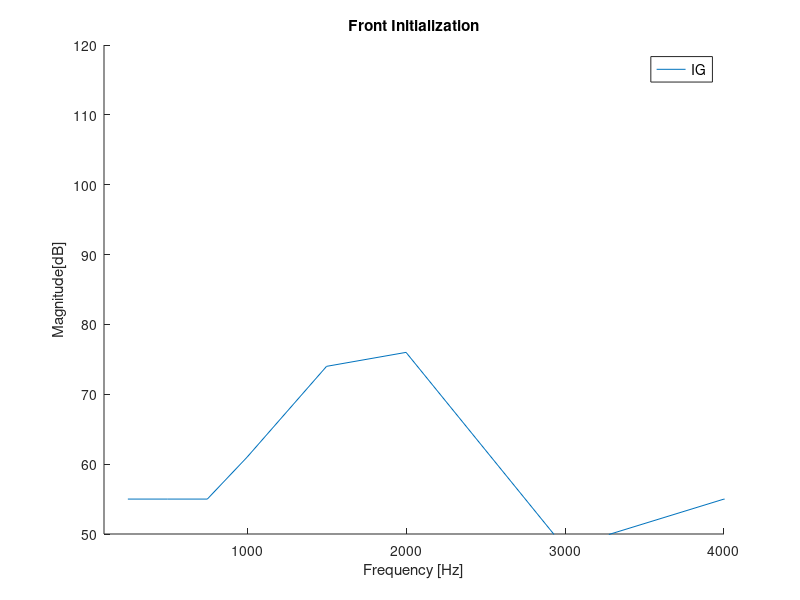

MATLAB code for this plot: (Note: this script raises an error after producing the figure.)
close all;
clear;
clc;

mirror = -1; % set to -1 if gain curve is desired instead of attenuation curve
plot_calibrated_response = 1; % set to 1 if calibrations should be taken into account
sub_name = '\DFSout\';
production_calibration = 0; % output cal offset, just copy the number here


%% System cal in Dooku1 BerlinRIE NP
%
%cal = [-3	-3 2 6 6 8 8 9 9 10 10 13 19 17 13 7 7]; %nP before Dooku .14
%cal = [-3	-3 2 6 6 8 6 7 7 8 6 11 20 20 18 12 7];

%Dooku1 Berlin RIE HP
%cal = [2 2 6 6 6 6 5 2 3 4 8 11 16 16 10 7 7];

% No system cal at all
%cal = [0	0 0 0 0 0 0 0 0 0 0 0 0 0 0 0 0];

%% System cal in Dooku1 BerlinRIE LP
%cal = [7 7 11 12 13 13 12 13 13 13 14 16 19 17 14 8 8];


%% System cal in Dooku1 BerlinRIE UP
%cal = [-7	-7 -3 -3 -3 -3 -6 -10 -10 -4 4 11 14 8 6  2 2] %before D14
%cal = [-8	-7 -1 -2 -3 -4 -8 -9 -14 -10 2 14 10 7 11  5 5] %.19
% cal = [-6 -5 -1 -2 -2 -3 -6 -10 -10 -6 4 11 14 8 7 2 2]; %PA3 final
cal = [-10	-7	-3	-4	-3	-5	-6	-11	-10	-6	4	9	14	7	5	1	1]; % CAM13 UP

cal = cal + production_calibration;
fre = [0 168 340 518 706 908 1131 1383 1674 2019 2442 2981 3693 4672 6059 7997 10417]; % High bandwitdth frequencies
frq_FOG=[250, 500, 750, 1000, 1500, 2000, 3000, 4000, 6000,8000]; %Dooku

%FOG=[51, 51, 51, 51, 51, 48, 48, 48, 48, 48];  %Luxor NP
%FOG=[50, 50, 50, 50, 54, 56, 53, 42, 42, 42]; %HP
%FOG=[43, 43, 43, 42, 43, 43, 42, 41, 41, 41]; %LP
%FOG=[55, 55, 55, 57, 76, 79, 48, 54, 49, 46]; %UP 19.0 earlier
% FOG=[55, 55, 55, 68, 74, 76, 48, 57, 49, 40]; %UP PA3 final
FOG=[55	55	55	61	74	76	48	55	48	40]; % CAM13 UP

color_array = {'-b','-r','-c','-m','-g','-y','-k','--b','--r','--c','--m','--g','--y','--k'};
%% plot more OMNI curves together
currentFolder = pwd;
currentFolder = strcat(currentFolder,'\');
string_path = strcat(currentFolder,sub_name);
D = dir([string_path, '\*.m']);
N = length(D(not([D.isdir])));
legend_labels_front = cell(N,1);
legend_labels_rear = cell(N,1);

%--- plot all logfiles in an overlay ---%
figfront = figure('Name','LuxorRHI','units','normalized','outerposition',[0 0.2 1/3 2/3]); % front
figrear = figure('Name','LuxorRHI','units','normalized','outerposition',[1/3 0.2 1/3 2/3]); % rear

h_front = zeros(N+1,1);
h_rear = zeros(N+1,1);

dont_come_here_again = 1;
checking_dual = 0;
checking_omni = 0;
mismatch = 0;

for R = 1:1:N 
  logPath = strcat(currentFolder,sub_name);
  logFile = D(R).name;

  if R > 1
     clear DFSinit 
  end

  run([logPath,logFile]);                                                            
  fs = DFSInit.Samplerate;
  [H_front,f] = freqz(DFSInit.init_resp_front,1,fs,fs);

  if (strcmp(DFSInit.DFSType,'TypeOmniAndDual') || strcmp(DFSInit.DFSType,'TypeDual'))
    type_dual = 1;
    [H_rear,f_rear] = freqz(DFSInit.init_resp_rear,1,fs,fs);
    checking_dual = 1;
  else
    type_dual = 0;
    figrear.delete;
    checking_omni = 1;
  end

  temp = strfind(logFile, 'ref');
  %figfront.Parent.CurrentFigure = 1;
  figure(1)
  hold on;
  if (temp ~= 0) % reference
    if plot_calibrated_response 
      front_response = 20*log10(abs(H_front));
      cal_interpolated = interp1(fre,cal,f(:,1)); 
      front_response_calibrated = front_response + cal_interpolated;
      h_front(R,1) = plot(f(:,1),mirror.*front_response_calibrated,'linewidth',2);
    else
      h_front(R,1) = plot(f(:,1),mirror.*20*log10(abs(H_front)),'linewidth',2);
    end
  else
    if plot_calibrated_response 
      front_response = 20*log10(abs(H_front));
      cal_interpolated = interp1(fre,cal,f(:,1)); 
      front_response_calibrated = front_response + cal_interpolated;
      h_front(R,1) = plot(f(:,1), mirror.*front_response_calibrated, color_array{R});
    else
      h_front(R,1) = plot(f(:,1),mirror.*20*log10(abs(H_front)),'-','linewidth',1);%,'Color',[1 0 0]);
    end
    
    
  end
  hold all
  legend_name = logFile;
  index = strfind(legend_name, '_fblog'); % ignore ALT log naming
  legend_name_modified = legend_name(1:index(1)-1);
  legend_labels_front{R,1} = sprintf(legend_name_modified);

  if type_dual % plot dual plots

    if checking_dual && checking_omni && dont_come_here_again
      figrear = figure('Name','LuxorRHI','units','normalized','outerposition',[1/3 0.2 1/3 2/3]); % rear
      dont_come_here_again = 0;
      mismatch = 1;
      fprintf('There has been a mix between OMNI and DUAL log files, overlay therefore not plotted\n');
    end
    
    %figfront.Parent.CurrentFigure = 2;
    figure(2)
    temp = strfind(logFile, 'ref');
    hold on
    if (temp ~= 0)
      if plot_calibrated_response 
        rear_response = 20*log10(abs(H_rear));
        cal_interpolated = interp1(fre,cal,f(:,1)); 
        rear_response_calibrated = rear_response + cal_interpolated;
        h_rear(R,1) = plot(f_rear(:,1),mirror.*rear_response_calibrated,'linewidth',2);
      else
        h_rear(R,1) = plot(f_rear(:,1),mirror.*20*log10(abs(H_rear)),'linewidth',2);
      end
    else
      if plot_calibrated_response 
        rear_response = 20*log10(abs(H_rear));
        cal_interpolated = interp1(fre,cal,f(:,1)); 
        rear_response_calibrated = rear_response + cal_interpolated;
        h_rear(R,1) = plot(f(:,1), mirror.*rear_response_calibrated,color_array{R});
      else
        h_rear(R,1) = plot(f_rear(:,1),mirror.*20*log10(abs(H_rear)),'-','linewidth',1);%,'Color',[0.5 1 0.5]);
      end
    end
    
    % plot front and rear figure in same plot (as many plots as we have log files)
    if ~mismatch
      %figtogether = figure;
        figure(3)
      %figtogether.set('units','normalized');
      k = R;
      if ((R*0.2)>1)
        k = 1; % do not plot outside screen
      end
      

      
      figtogether.Position = [2/3 0.2*R 1/3 3/(5*N)]; % x,y,w,h
      plot(f_rear(:,1),mirror.*20*log10(abs(H_rear)),'-b','linewidth',1)
      hold on
      plot(f(:,1),mirror.*20*log10(abs(H_front)),'-r','linewidth',1)
      xlim([100,fs/2])
      hold off
      grid on  
      legend('rear response','front response')
      tit = title(legend_labels_front{R});    
      fig = gcf;
      set(tit,'Interpreter','none');
    end
    
    hold all
    legend_name_rear = logFile;
    index = strfind(legend_name_rear, '_fblog'); % ignore ALT log naming
    legend_name_modified_rear = legend_name_rear(1:index(1)-1);
    legend_labels_rear{R,1} = sprintf(legend_name_modified_rear);     
  end

end


%figfront.Parent.CurrentFigure = 1;
figure(1)
hold on
h_front(N+1,1) = plot(frq_FOG,FOG);
legend_labels_front{N+1,1} = 'IG';
xlim([100,4000])
ylim([50,120])
xlabel('Frequency [Hz]')
ylabel('Magnitude[dB]')
title('Front Initialization')  
leg = legend(h_front,legend_labels_front{:}); 
set(leg,'Interpreter','none'); % do not treat underscore as a control character 
set(leg,'FontSize',10);
leg.Location = 'best';
set(gcf,'color','w');
hold off; grid on; box on;

if type_dual
  %figrear.Parent.CurrentFigure = 2;
  figure(2)
  legend_labels_rear{N+1,1} = 'IG';
  h_rear(N+1,1) = plot(frq_FOG,FOG);
  hold off; grid on; box on;
  xlim([100,4000])
  ylim([50,120])
  xlabel('Frequency [Hz]')
  ylabel('Magnitude[dB]')
  title('Rear Initialization')  
  skip_rest = 0;
  for k = 1:1:N
    if isempty(legend_labels_rear{k})
      skip_rest = 1;    
    end
  end
  
  if skip_rest ~= 1
    leg_rear = legend(h_rear,legend_labels_rear{:});
    set(leg_rear,'Interpreter','none'); % do not treat underscore as a control character 
    set(leg_rear,'FontSize',10);
    leg_rear.Location = 'best';
    set(gcf,'color','w');
  end
end  

